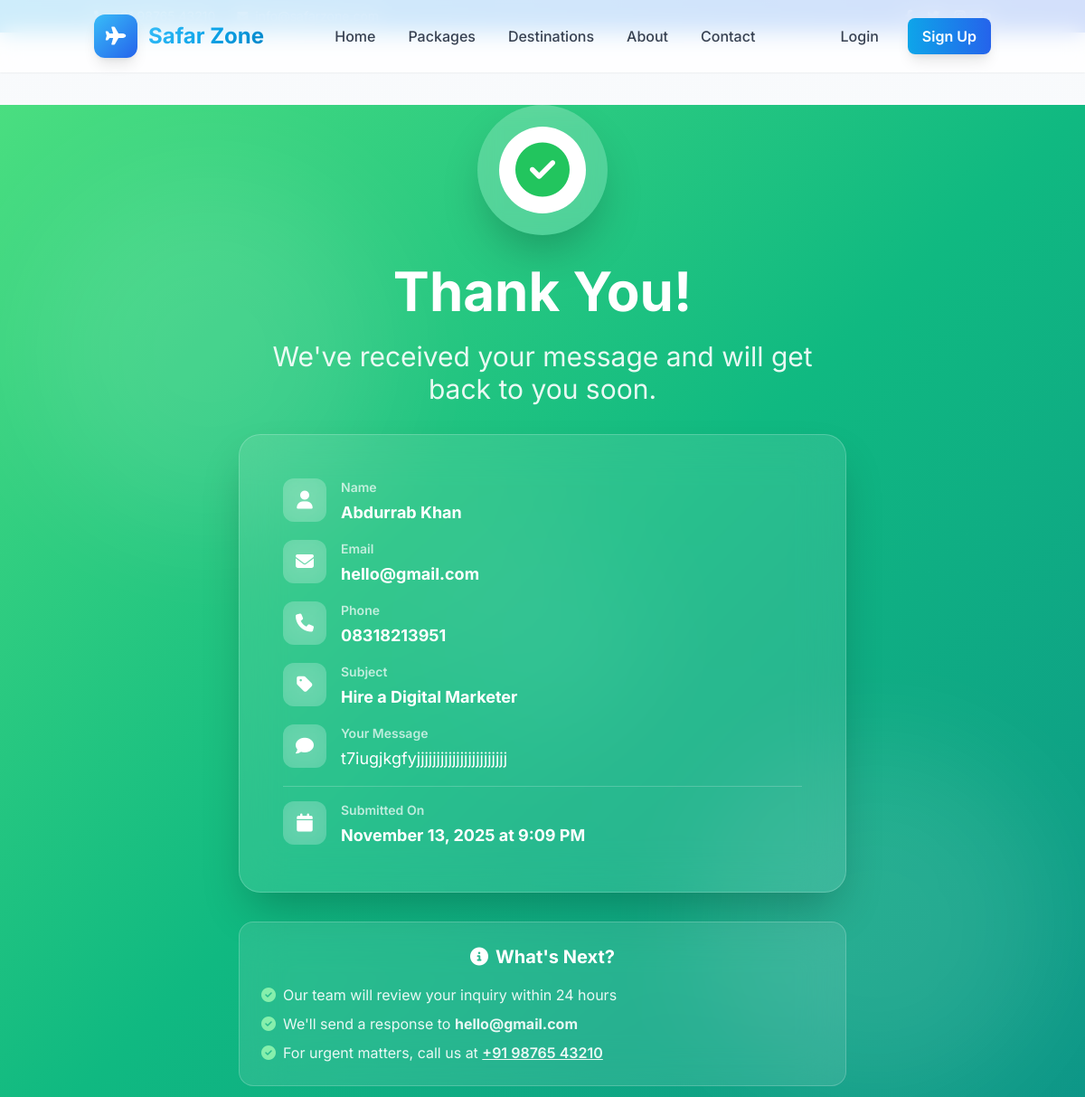
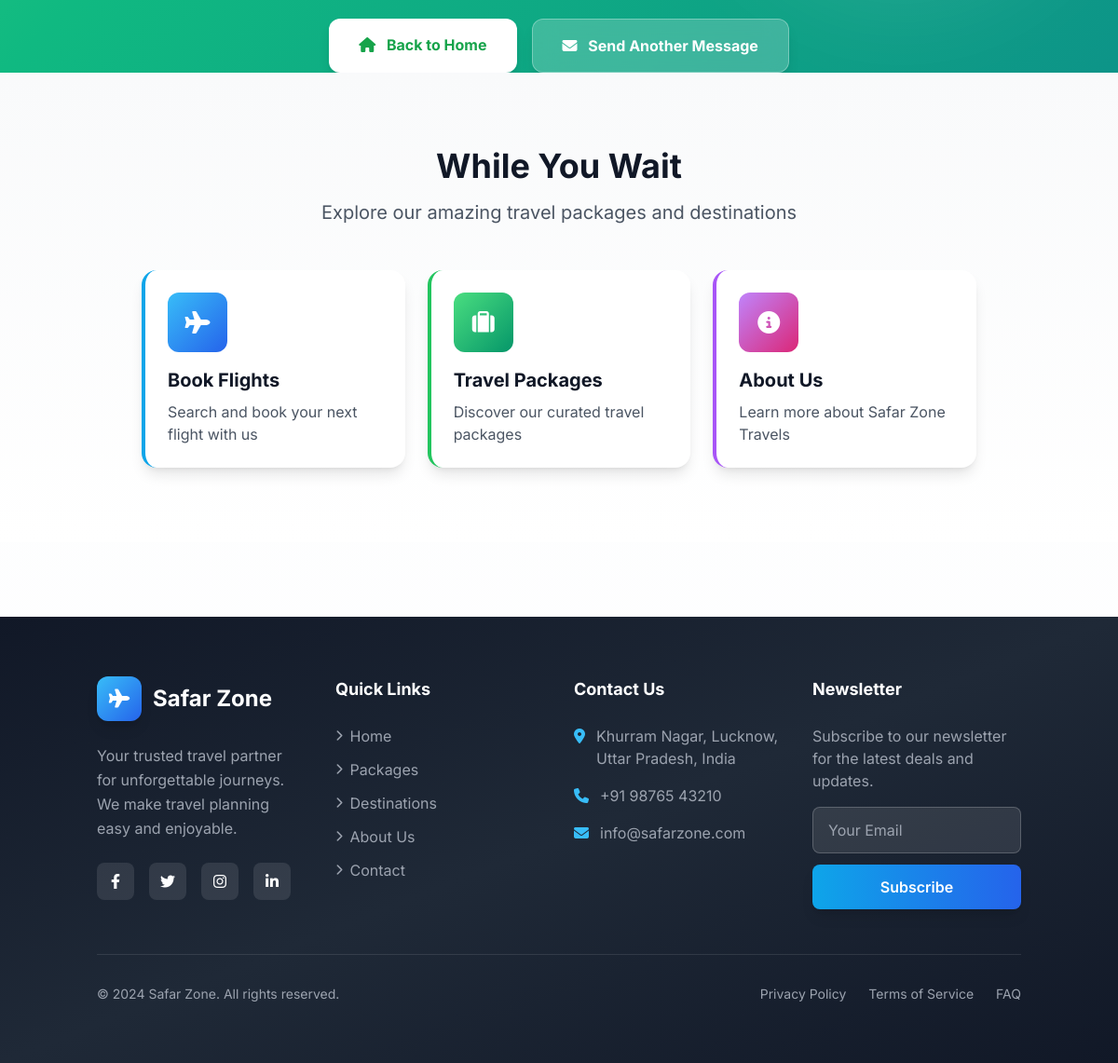
/contact/thanks/1/, run on the app's committed database (2 pictures, top to bottom).
### travels/models.py (models this page shows, shortened)
class TimestampedModel(models.Model):
    created_at = models.DateTimeField(auto_now_add=True)
    updated_at = models.DateTimeField(auto_now=True)
    class Meta:
        abstract = True

class Contact(TimestampedModel):
    class Status(models.TextChoices):
        NEW = 'new', _('New')
        READ = 'read', _('Read')
        REPLIED = 'replied', _('Replied')
        CLOSED = 'closed', _('Closed')
    name = models.CharField(_('name'), max_length=100)
    email = models.EmailField(_('email address'))
    phone = models.CharField(_('phone number'), max_length=20, blank=True)
    subject = models.CharField(_('subject'), max_length=200, blank=True)
    message = models.TextField(_('message'))
    status = models.CharField(
        _('status'),
        max_length=20,
        choices=Status.choices,
        default=Status.NEW
    )
    ip_address = models.GenericIPAddressField(_('IP address'), null=True, blank=True)
    user_agent = models.TextField(_('user agent'), blank=True)
    admin_notes = models.TextField(_('admin notes'), blank=True, help_text=_('Internal notes for admin'))
    class Meta:
        verbose_name = _('contact inquiry')
        verbose_name_plural = _('contact inquiries')
        ordering = ['-created_at']
        indexes = [
            models.Index(fields=['status'], name='contact_status_idx'),
            models.Index(fields=['email'], name='contact_email_idx'),
        ]

### travels/views.py (the view)
# urls.py: path('contact/thanks/<int:contact_id>/', views.contact_thanks, name='contact_thanks'),
def contact_thanks(request, contact_id):
    try:
        contact = Contact.objects.get(id=contact_id)
    except Contact.DoesNotExist:
        messages.error(request, 'Contact inquiry not found.')
        return redirect('contact')
    return render(request, 'thanks.html', {'contact': contact})

### templates/thanks.html (shortened to what this page needs)
{% extends "base.html" %}
{% load static %}
{% block content %}
<section class="relative min-h-screen flex items-center justify-center overflow-hidden bg-gradient-to-br from-green-400 via-emerald-500 to-teal-600">
    <div class="absolute inset-0 overflow-hidden">
        <div class="absolute top-20 left-10 w-96 h-96 bg-white/10 rounded-full blur-3xl animate-pulse"></div>
        <div class="absolute bottom-20 right-10 w-96 h-96 bg-white/10 rounded-full blur-3xl animate-pulse" style="animation-delay: 1s;"></div>
        <div class="absolute top-1/2 left-1/2 transform -translate-x-1/2 -translate-y-1/2 w-64 h-64 bg-white/5 rounded-full blur-3xl animate-pulse" style="animation-delay: 2s;"></div>
    </div>
    <div class="container mx-auto px-4 relative z-10">
        <div class="max-w-2xl mx-auto text-center animate-fade-in-up">
            <div class="inline-block p-6 bg-white/20 backdrop-blur-md rounded-full mb-8 shadow-2xl animate-bounce">
                <div class="w-24 h-24 bg-white rounded-full flex items-center justify-center">
                    <i class="fas fa-check-circle text-6xl text-green-500"></i>
                </div>
            </div>
            <h1 class="text-5xl md:text-6xl font-bold text-white mb-6">
                Thank You!
            </h1>
            <p class="text-2xl md:text-3xl text-white/90 mb-8 leading-relaxed">
                We've received your message and will get back to you soon.
            </p>
            <div class="bg-white/10 backdrop-blur-xl rounded-3xl p-8 md:p-12 shadow-2xl border border-white/20 mb-8">
                <div class="text-left space-y-4">
                    <div class="flex items-start space-x-4">
                        <div class="w-12 h-12 bg-white/20 backdrop-blur-md rounded-xl flex items-center justify-center text-white text-xl flex-shrink-0">
                            <i class="fas fa-user"></i>
                        </div>
                        <div>
                            <p class="text-white/70 text-sm font-semibold mb-1">Name</p>
                            <p class="text-white text-lg font-bold">{{ contact.name }}</p>
                        </div>
                    </div>
                    <div class="flex items-start space-x-4">
                        <div class="w-12 h-12 bg-white/20 backdrop-blur-md rounded-xl flex items-center justify-center text-white text-xl flex-shrink-0">
                            <i class="fas fa-envelope"></i>
                        </div>
                        <div>
                            <p class="text-white/70 text-sm font-semibold mb-1">Email</p>
                            <p class="text-white text-lg font-bold">{{ contact.email }}</p>
                        </div>
                    </div>
                    {% if contact.phone %}
                    <div class="flex items-start space-x-4">
                        <div class="w-12 h-12 bg-white/20 backdrop-blur-md rounded-xl flex items-center justify-center text-white text-xl flex-shrink-0">
                            <i class="fas fa-phone"></i>
                        </div>
                        <div>
                            <p class="text-white/70 text-sm font-semibold mb-1">Phone</p>
                            <p class="text-white text-lg font-bold">{{ contact.phone }}</p>
                        </div>
                    </div>
                    {% endif %}
                    {% if contact.subject %}
                    <div class="flex items-start space-x-4">
                        <div class="w-12 h-12 bg-white/20 backdrop-blur-md rounded-xl flex items-center justify-center text-white text-xl flex-shrink-0">
                            <i class="fas fa-tag"></i>
                        </div>
                        <div>
                            <p class="text-white/70 text-sm font-semibold mb-1">Subject</p>
                            <p class="text-white text-lg font-bold">{{ contact.subject }}</p>
                        </div>
                    </div>
                    {% endif %}
                    <div class="flex items-start space-x-4">
                        <div class="w-12 h-12 bg-white/20 backdrop-blur-md rounded-xl flex items-center justify-center text-white text-xl flex-shrink-0">
                            <i class="fas fa-comment"></i>
                        </div>
                        <div>
                            <p class="text-white/70 text-sm font-semibold mb-1">Your Message</p>
                            <p class="text-white text-lg">{{ contact.message }}</p>
                        </div>
                    </div>
                    <div class="flex items-start space-x-4 pt-4 border-t border-white/20">
                        <div class="w-12 h-12 bg-white/20 backdrop-blur-md rounded-xl flex items-center justify-center text-white text-xl flex-shrink-0">
                            <i class="fas fa-calendar"></i>
                        </div>
                        <div>
                            <p class="text-white/70 text-sm font-semibold mb-1">Submitted On</p>
                            <p class="text-white text-lg font-bold">{{ contact.created_at|date:"F d, Y" }} at {{ contact.created_at|time:"g:i A" }}</p>
                        </div>
                    </div>
                </div>
            </div>
            <div class="bg-white/10 backdrop-blur-xl rounded-2xl p-6 mb-8 border border-white/20">
                <h3 class="text-xl font-bold text-white mb-4">
                    <i class="fas fa-info-circle mr-2"></i>What's Next?
                </h3>
                <ul class="text-left text-white/90 space-y-2">
                    <li class="flex items-start space-x-2">
                        <i class="fas fa-check-circle text-green-300 mt-1"></i>
                        <span>Our team will review your inquiry within 24 hours</span>
                    </li>
                    <li class="flex items-start space-x-2">
                        <i class="fas fa-check-circle text-green-300 mt-1"></i>
                        <span>We'll send a response to <strong>{{ contact.email }}</strong></span>
                    </li>
                    <li class="flex items-start space-x-2">
                        <i class="fas fa-check-circle text-green-300 mt-1"></i>
                        <span>For urgent matters, call us at <a href="tel:+919876543210" class="underline font-semibold">+91 98765 43210</a></span>
                    </li>
                </ul>
            </div>
            <div class="flex flex-col sm:flex-row gap-4 justify-center">
                <a href="{% url 'homepage' %}"
                   class="px-8 py-4 bg-white text-green-600 font-bold rounded-xl shadow-lg hover:shadow-xl transform hover:scale-105 transition-all duration-200">
                    <i class="fas fa-home mr-2"></i>
                    Back to Home
                </a>
                <a href="{% url 'contact' %}"
                   class="px-8 py-4 bg-white/20 backdrop-blur-md text-white font-bold rounded-xl shadow-lg hover:shadow-xl transform hover:scale-105 transition-all duration-200 border border-white/30">
                    <i class="fas fa-envelope mr-2"></i>
                    Send Another Message
                </a>
            </div>
        </div>
    </div>
</section>
<section class="py-20 bg-gradient-to-b from-gray-50 to-white">
    <div class="container mx-auto px-4">
        <div class="max-w-4xl mx-auto">
            <div class="text-center mb-12">
                <h2 class="text-3xl md:text-4xl font-bold text-gray-900 mb-4">
                    While You Wait
                </h2>
                <p class="text-xl text-gray-600">Explore our amazing travel packages and destinations</p>
            </div>
            <div class="grid md:grid-cols-3 gap-6">
                <a href="{% url 'homepage' %}" class="bg-white rounded-2xl p-6 shadow-lg hover:shadow-xl transition-all duration-300 transform hover:-translate-y-2 border-l-4 border-sky-500">
                    <div class="w-16 h-16 bg-gradient-to-br from-sky-400 to-blue-600 rounded-xl flex items-center justify-center text-white text-2xl mb-4">
                        <i class="fas fa-plane"></i>
                    </div>
                    <h3 class="text-xl font-bold text-gray-900 mb-2">Book Flights</h3>
                    <p class="text-gray-600">Search and book your next flight with us</p>
                </a>
                <a href="{% url 'homepage' %}" class="bg-white rounded-2xl p-6 shadow-lg hover:shadow-xl transition-all duration-300 transform hover:-translate-y-2 border-l-4 border-green-500">
                    <div class="w-16 h-16 bg-gradient-to-br from-green-400 to-emerald-600 rounded-xl flex items-center justify-center text-white text-2xl mb-4">
                        <i class="fas fa-suitcase"></i>
                    </div>
                    <h3 class="text-xl font-bold text-gray-900 mb-2">Travel Packages</h3>
                    <p class="text-gray-600">Discover our curated travel packages</p>
                </a>
                <a href="{% url 'about' %}" class="bg-white rounded-2xl p-6 shadow-lg hover:shadow-xl transition-all duration-300 transform hover:-translate-y-2 border-l-4 border-purple-500">
                    <div class="w-16 h-16 bg-gradient-to-br from-purple-400 to-pink-600 rounded-xl flex items-center justify-center text-white text-2xl mb-4">
                        <i class="fas fa-info-circle"></i>
                    </div>
                    <h3 class="text-xl font-bold text-gray-900 mb-2">About Us</h3>
                    <p class="text-gray-600">Learn more about Safar Zone Travels</p>
                </a>
            </div>
        </div>
    </div>
</section>
{% endblock %}

### templates/base.html (style rules this page uses)
* { font-family: 'Inter', -apple-system, BlinkMacSystemFont, 'Segoe UI', sans-serif; }
body { background: linear-gradient(to bottom, #f8fafc 0%, #ffffff 100%); }
.animate-fade-in-up { animation: fadeInUp 0.6s ease-out; }

### data on the page
Contact: name "Abdurrab Khan", email "hello@gmail.com", phone "08318213951", subject "Hire a Digital Marketer", message "t7iugjkgfyjjjjjjjjjjjjjjjjjjjjjjj", created_at "November 13, 2025", created_at "9:09 PM"
